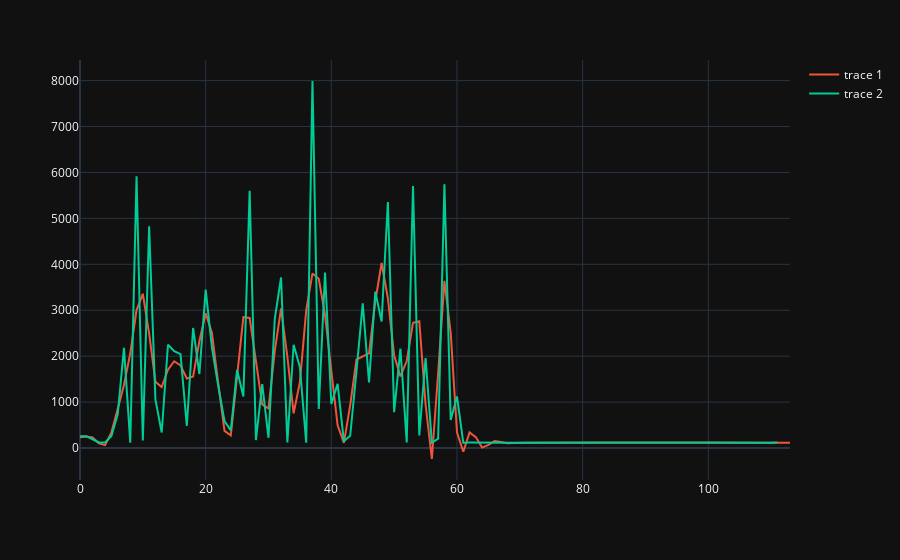
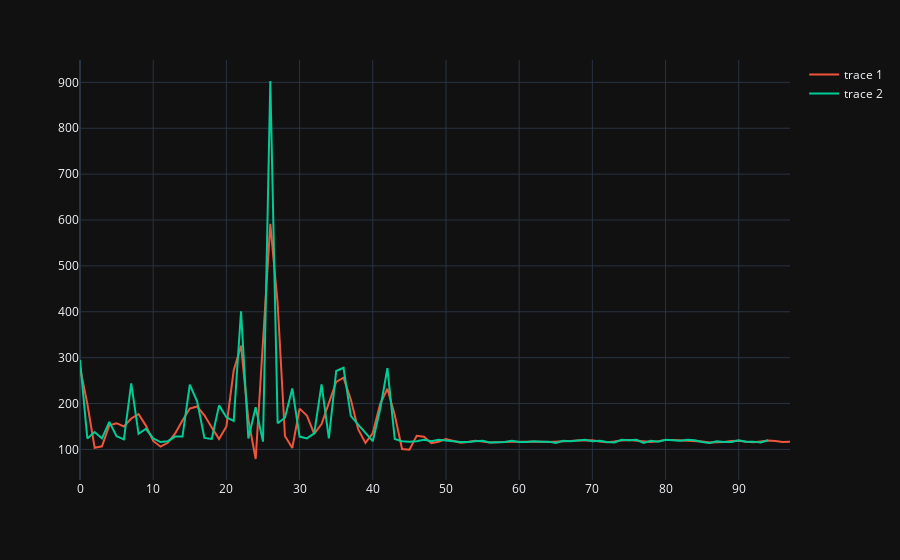
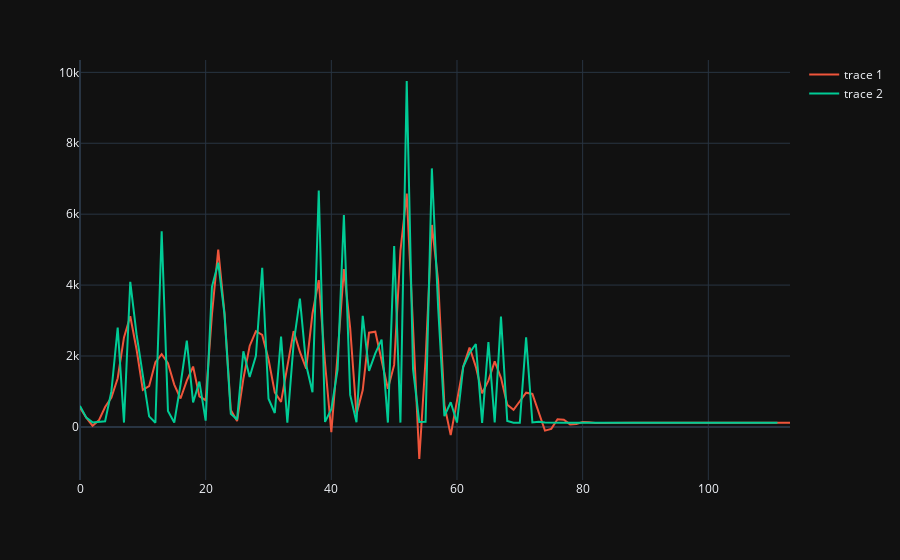

Source (notebook cell) for these figures, in order:
### Markdown cell above
### Reconstrucción Wavelet

### Code cell
recons_anular = []
recons_indice = []
recons_medio = []

for coefs in coefs_anulares:
    senal_recons = reconstruccionWavelet(coefs,wavelet)
    recons_anular.append(senal_recons)

for coefs in coefs_indice:
    senal_recons = reconstruccionWavelet(coefs,wavelet)
    recons_indice.append(senal_recons)

for coefs in coefs_medio:
    senal_recons = reconstruccionWavelet(coefs,wavelet)
    recons_medio.append(senal_recons)


grafico_comp2(recons_anular[0],muestras_rango_anular[0])
grafico_comp2(recons_indice[1],muestras_rango_indice[1])
grafico_comp2(recons_anular[2],muestras_rango_anular[2])
